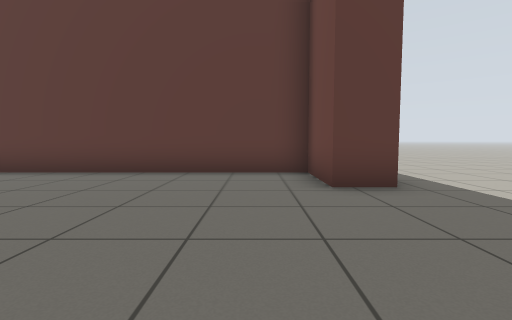
[1] (above)

24 first-person views from a walk through a world built for the Gazebo simulator. The camera is 0.72 m above the floor, tilts 4° down and sees 85° across. The floor is counted in squares, 1 m on a side. Each view is taken from the middle of a square. On the plan, view 1 faces up. The plan holds only what a view shows up to about 10 squares ahead; the rest is blank. The place goes on beyond the plan. Gazebo's built-in surfaces are drawn with simple patterns. Some stock models are drawn as simple stand-ins.

[2]
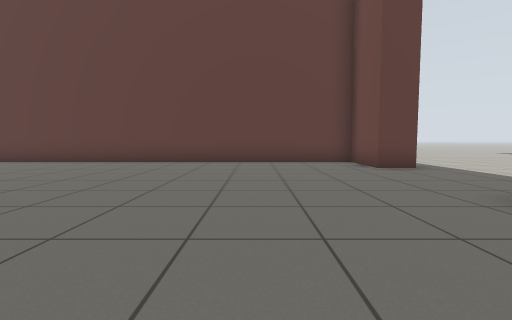

[3]
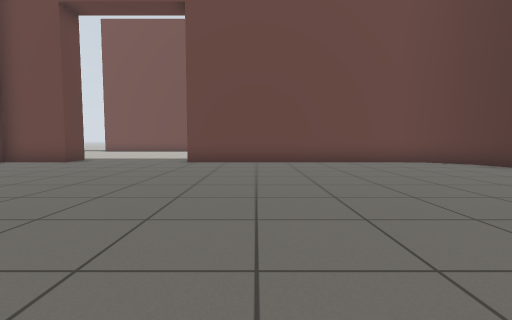

[4]
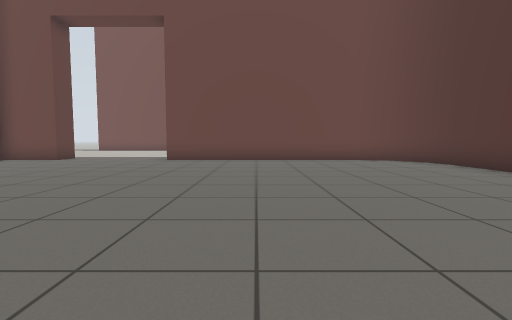

[5]
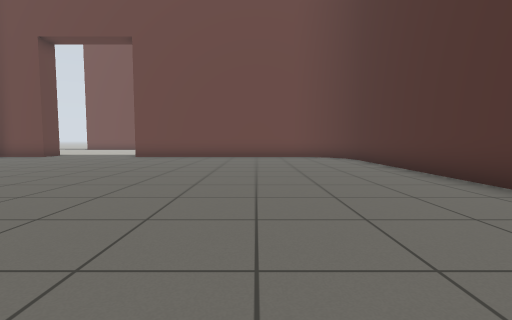

[6]
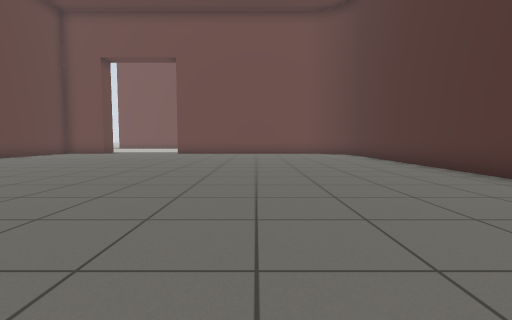

[7]
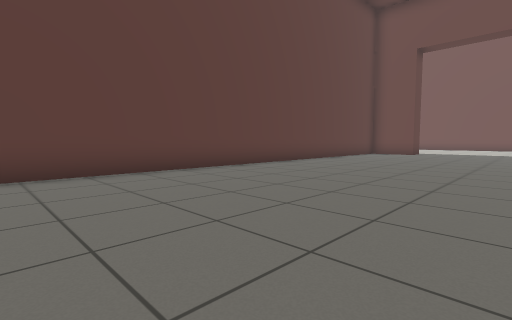

[8]
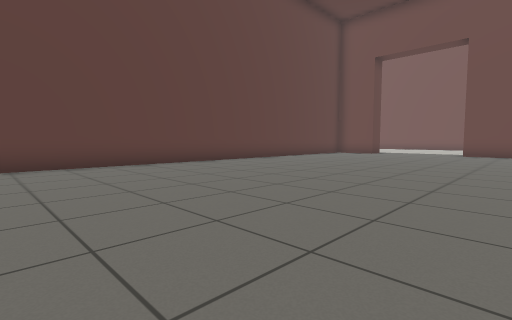

[9]
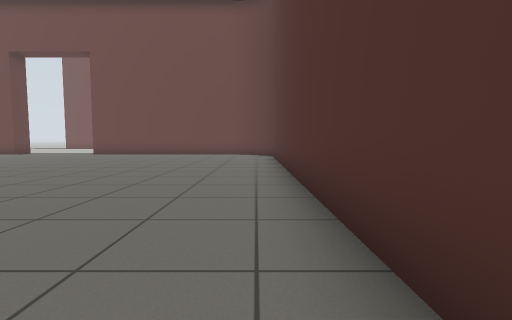

[10]
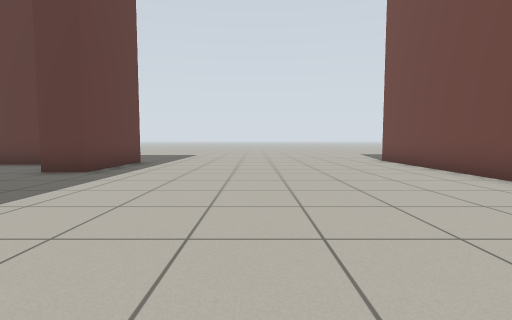

[11]
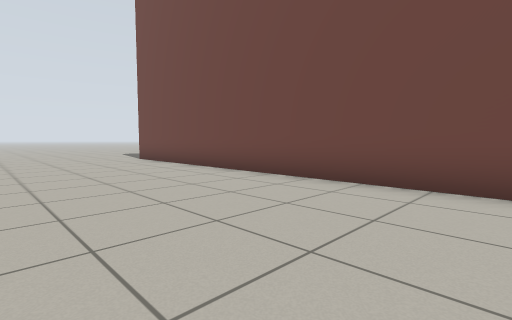

[12]
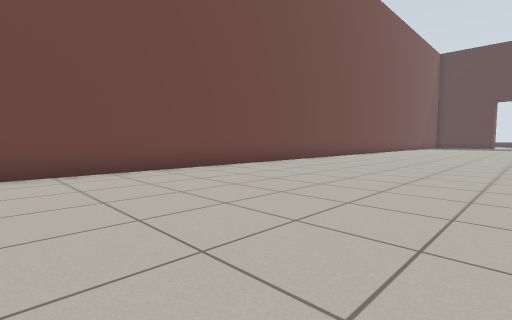

[13]
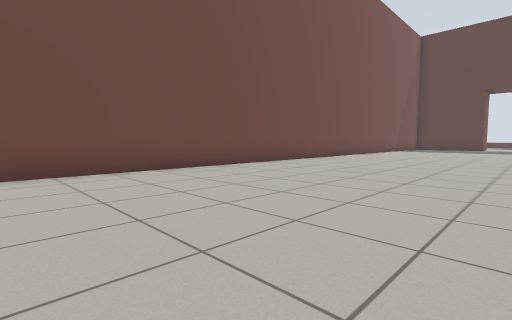

[14]
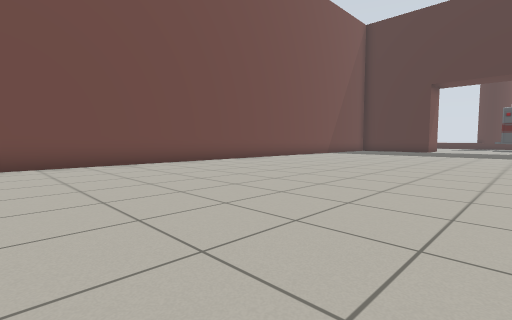

[15]
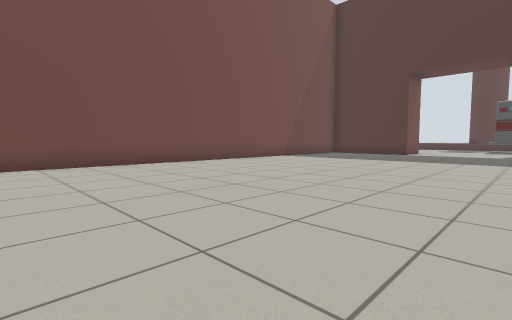

[16]
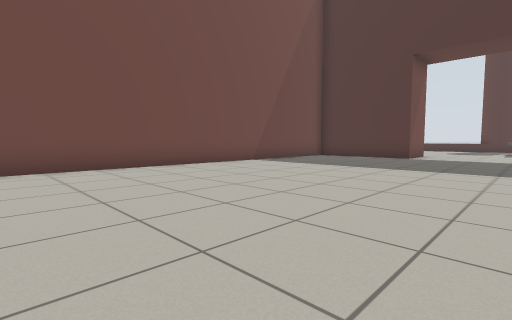

[17]
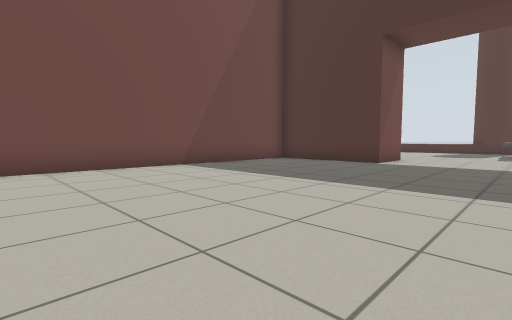

[18]
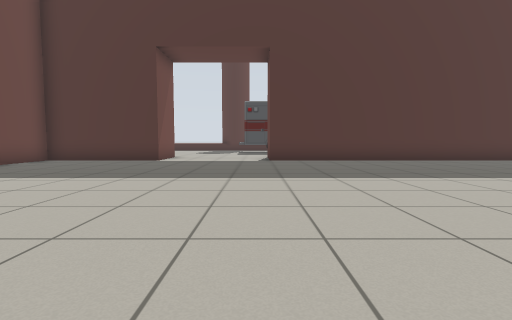

[19]
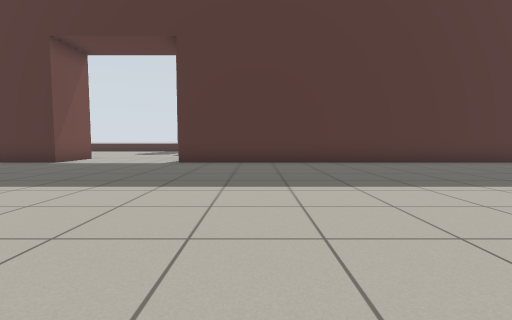

[20]
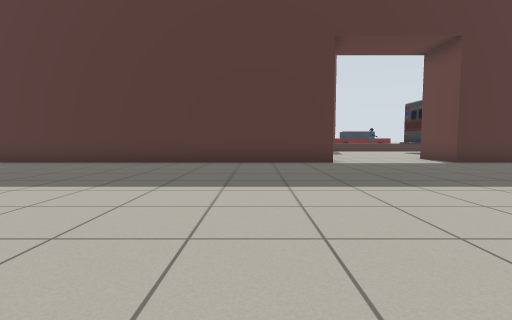

[21]
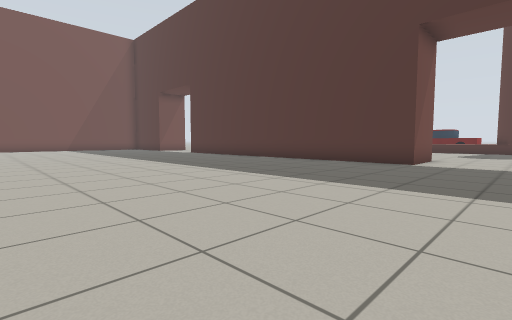

[22]
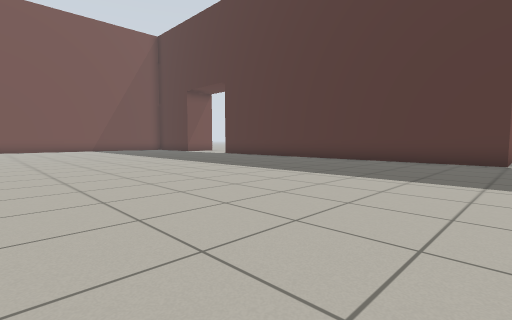

[23]
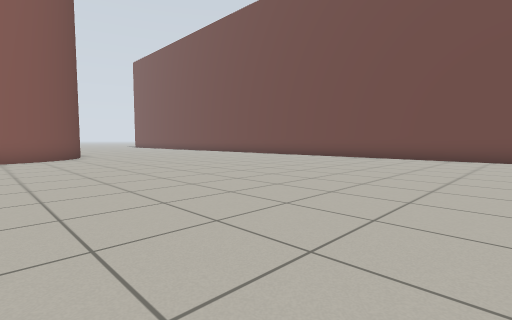

[24]
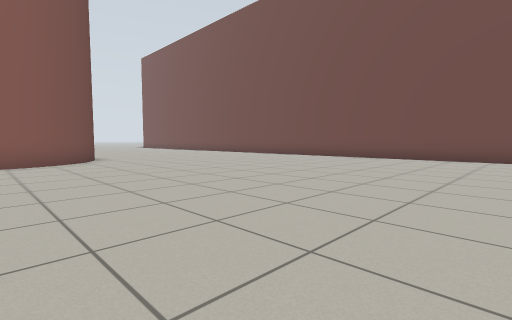

### Floor plan
Points are (right, up) in squares from view 1. A wall is a line through its corners. A room is listed if a view was taken in it or the views show most of it. See-through windows are left out.
Room 1 (views 1, 2, 3, 4, 5, 6, 7, 8, 9)
walls: (-12.2, -8.8) (-0.5, -8.8); (1.2, 4.2) (1.2, 6.2) (-13.8, 6.2); (1.2, -7.1) (1.2, 0.2); (-0.1, -8.6) (0.3, -8.4); (0.8, -7.9) (1, -7.5)
ways out: opening at (0.2, 2.5) to room 2
Room 2 (views 10, 11, 12, 13, 14, 15, 16, 17, 18, 19, 20, 21, 22, 23, 24)
walls: (-0.1, -9.7) (-0.6, -9.8); (0.2, -9.6) (-0.3, -9.7); (0.6, -9.4) (0.1, -9.6); (1.1, -9) (0.7, -9.3); (1.4, -8.8) (1, -9.2); (1.5, -8.6) (1.1, -9.1) (0.4, -9.5); (1.8, -8.3) (1.5, -8.7); (1.9, -8) (1.7, -8.4); (6.5, -31.5) (6.5, -31) (10.5, -31) (10.5, 8); (-9.5, -31.5) (-9.5, -31) (2.5, -31); (2.2, 7.2) (2.2, 4.2) (1.2, 4.2); (-14.5, -31) (-13.5, -31) (-13.5, -31.5)
ways out: opening at (0.2, 2.5) to room 1

Where each view was taken, in squares from view 1:
view 1: 0 up, 0 right, facing up
view 2: 3 down, 2 left, facing up
view 3: 2 down, 8 left, facing right
view 4: 3 down, 9 left, facing right
view 5: 5 down, 11 left, facing right
view 6: 4 down, 14 left, facing right
view 7: 0 up, 14 left, facing up-right
view 8: 2 down, 14 left, facing up-right
view 9: 8 down, 13 left, facing right
view 10: 2 down, 6 right, facing up
view 11: 3 down, 6 right, facing up-right
view 12: 1 down, 4 right, facing down-right
view 13: 7 down, 4 right, facing down-right
view 14: 12 down, 2 right, facing down-right
view 15: 16 down, 2 right, facing down-right
view 16: 19 down, 3 right, facing down-right
view 17: 22 down, 3 right, facing down-right
view 18: 21 down, 3 right, facing down
view 19: 22 down, 0 right, facing down
view 20: 22 down, 7 left, facing down
view 21: 22 down, 12 left, facing down-right
view 22: 21 down, 10 left, facing down-right
view 23: 21 down, 1 left, facing up-right
view 24: 19 down, 1 left, facing up-right
